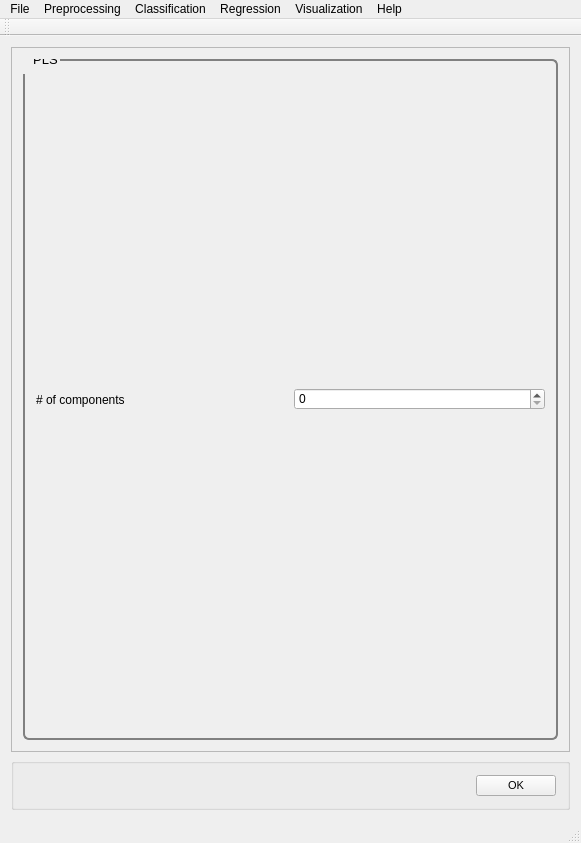
<?xml version="1.0" encoding="UTF-8"?>
<ui version="4.0">
 <class>MainWindow</class>
 <widget class="QMainWindow" name="MainWindow">
  <property name="geometry">
   <rect>
    <x>0</x>
    <y>0</y>
    <width>581</width>
    <height>843</height>
   </rect>
  </property>
  <property name="windowTitle">
   <string>PYSAT</string>
  </property>
  <widget class="QWidget" name="centralWidget">
   <layout class="QVBoxLayout" name="verticalLayout_9">
    <item>
     <widget class="QScrollArea" name="scrollArea">
      <property name="widgetResizable">
       <bool>true</bool>
      </property>
      <widget class="QWidget" name="scrollAreaWidgetContents_2">
       <property name="geometry">
        <rect>
         <x>0</x>
         <y>0</y>
         <width>561</width>
         <height>721</height>
        </rect>
       </property>
       <property name="font">
        <font>
         <pointsize>8</pointsize>
        </font>
       </property>
       <property name="styleSheet">
        <string notr="true">QGroupBox {
  border: 2px solid gray;
  border-radius: 6px;
  margin-top: 0.5em;
}

QGroupBox::title {

  padding-top: -14px;
  padding-left: 8px;
}
</string>
       </property>
       <layout class="QVBoxLayout" name="verticalLayout_8">
        <item>
         <widget class="QGroupBox" name="pls">
          <property name="font">
           <font>
            <pointsize>10</pointsize>
           </font>
          </property>
          <property name="title">
           <string>PLS</string>
          </property>
          <layout class="QHBoxLayout" name="horizontalLayout">
           <item>
            <widget class="QLabel" name="pls_label">
             <property name="text">
              <string># of components</string>
             </property>
            </widget>
           </item>
           <item>
            <widget class="QSpinBox" name="pls_spinbox"/>
           </item>
          </layout>
         </widget>
        </item>
       </layout>
      </widget>
     </widget>
    </item>
    <item>
     <widget class="QGroupBox" name="OK">
      <layout class="QHBoxLayout" name="ok">
       <item>
        <spacer name="horizontalSpacer_5">
         <property name="orientation">
          <enum>Qt::Horizontal</enum>
         </property>
         <property name="sizeHint" stdset="0">
          <size>
           <width>40</width>
           <height>20</height>
          </size>
         </property>
        </spacer>
       </item>
       <item>
        <widget class="QPushButton" name="okButton">
         <property name="font">
          <font>
           <pointsize>8</pointsize>
          </font>
         </property>
         <property name="mouseTracking">
          <bool>false</bool>
         </property>
         <property name="text">
          <string>OK</string>
         </property>
        </widget>
       </item>
      </layout>
     </widget>
    </item>
   </layout>
  </widget>
  <widget class="QToolBar" name="mainToolBar">
   <attribute name="toolBarArea">
    <enum>TopToolBarArea</enum>
   </attribute>
   <attribute name="toolBarBreak">
    <bool>false</bool>
   </attribute>
  </widget>
  <widget class="QStatusBar" name="statusBar"/>
  <widget class="QMenuBar" name="menuBar">
   <property name="geometry">
    <rect>
     <x>0</x>
     <y>0</y>
     <width>581</width>
     <height>21</height>
    </rect>
   </property>
   <widget class="QMenu" name="menuFile">
    <property name="title">
     <string>File</string>
    </property>
    <addaction name="actionLoad_Refence_Data"/>
    <addaction name="actionLoad_Unknown_Data"/>
    <addaction name="actionSet_output_location"/>
    <addaction name="separator"/>
    <addaction name="actionSave_Current_Plots"/>
    <addaction name="actionSave_Current_Data"/>
    <addaction name="separator"/>
    <addaction name="actionCreate_New_Workflow"/>
    <addaction name="actionSave_Current_Workflow"/>
    <addaction name="separator"/>
    <addaction name="actionExit"/>
   </widget>
   <widget class="QMenu" name="menuPreprocessing">
    <property name="title">
     <string>Preprocessing</string>
    </property>
    <widget class="QMenu" name="menuBaseline_Removal">
     <property name="title">
      <string>Baseline Removal</string>
     </property>
     <addaction name="actionALS"/>
     <addaction name="actionDietrich"/>
     <addaction name="actionPolyFit"/>
     <addaction name="actionAirPLS"/>
     <addaction name="actionFABC"/>
     <addaction name="actionKK"/>
     <addaction name="actionMario"/>
     <addaction name="actionMedian"/>
     <addaction name="actionRubberband"/>
     <addaction name="actionUndecimated_Wavelet"/>
    </widget>
    <widget class="QMenu" name="menuCalibration_Transfer">
     <property name="title">
      <string>Calibration Transfer</string>
     </property>
     <addaction name="actionRatio"/>
     <addaction name="actionTommy_s_Methgod"/>
     <addaction name="actionPiecewise_Direct_Standardization"/>
     <addaction name="actionOthers_3"/>
    </widget>
    <addaction name="actionNormalization"/>
    <addaction name="actionNoise_Reduction"/>
    <addaction name="actionApply_Mask"/>
    <addaction name="actionInterpolate"/>
    <addaction name="actionInstrument_Response"/>
    <addaction name="menuBaseline_Removal"/>
    <addaction name="menuCalibration_Transfer"/>
    <addaction name="actionICA_2"/>
    <addaction name="actionPCA_2"/>
   </widget>
   <widget class="QMenu" name="menuRegression">
    <property name="title">
     <string>Regression</string>
    </property>
    <addaction name="actionCross_Validation"/>
    <addaction name="actionTrain"/>
    <addaction name="actionPredict"/>
    <addaction name="actionCreate_N_Folds"/>
    <addaction name="actionCreate_Test_Folds"/>
    <addaction name="actionSubmodel_Ranges"/>
   </widget>
   <widget class="QMenu" name="menuHelp">
    <property name="title">
     <string>Help</string>
    </property>
    <addaction name="actionIndex"/>
    <addaction name="actionContent_2"/>
    <addaction name="separator"/>
    <addaction name="actionAbout"/>
    <addaction name="actionAbout_QtCreator"/>
   </widget>
   <widget class="QMenu" name="menuClassification">
    <property name="title">
     <string>Classification</string>
    </property>
    <widget class="QMenu" name="menuSupervised">
     <property name="title">
      <string>Supervised</string>
     </property>
     <addaction name="actionPLS_DA"/>
     <addaction name="actionSIMCA"/>
    </widget>
    <widget class="QMenu" name="menuClustering">
     <property name="title">
      <string>Clustering</string>
     </property>
     <addaction name="actionK_means"/>
     <addaction name="actionHierarchical_2"/>
    </widget>
    <addaction name="menuSupervised"/>
    <addaction name="menuClustering"/>
   </widget>
   <widget class="QMenu" name="menuVisualization">
    <property name="title">
     <string>Visualization</string>
    </property>
    <addaction name="actionLine_Plot"/>
    <addaction name="action1_to_1_Plot"/>
    <addaction name="actionScatter_Plot"/>
   </widget>
   <addaction name="menuFile"/>
   <addaction name="menuPreprocessing"/>
   <addaction name="menuClassification"/>
   <addaction name="menuRegression"/>
   <addaction name="menuVisualization"/>
   <addaction name="menuHelp"/>
  </widget>
  <action name="actionLoad_Refence_Data">
   <property name="text">
    <string>Load Refence Data</string>
   </property>
  </action>
  <action name="actionLoad_Unknown_Data">
   <property name="text">
    <string>Load Unknown Data</string>
   </property>
  </action>
  <action name="actionSave_Current_Workflow">
   <property name="text">
    <string>Save Current Workflow</string>
   </property>
  </action>
  <action name="actionSave_Current_Plots">
   <property name="text">
    <string>Save Current Plots</string>
   </property>
  </action>
  <action name="actionSave_Current_Data">
   <property name="text">
    <string>Save Current Data</string>
   </property>
  </action>
  <action name="actionCreate_New_Workflow">
   <property name="text">
    <string>Create New Workflow</string>
   </property>
  </action>
  <action name="actionNoise_Reduction">
   <property name="text">
    <string>Noise Reduction</string>
   </property>
  </action>
  <action name="actionApply_Mask">
   <property name="text">
    <string>Apply Mask</string>
   </property>
  </action>
  <action name="actionInterpolate">
   <property name="text">
    <string>Interpolate (unknown to known)</string>
   </property>
  </action>
  <action name="actionInstrument_Response">
   <property name="text">
    <string>Instrument Response</string>
   </property>
  </action>
  <action name="actionALS">
   <property name="text">
    <string>ALS</string>
   </property>
  </action>
  <action name="actionDietrich">
   <property name="text">
    <string>Dietrich</string>
   </property>
  </action>
  <action name="actionPolyFit">
   <property name="text">
    <string>PolyFit</string>
   </property>
  </action>
  <action name="actionAirPLS">
   <property name="text">
    <string>AirPLS</string>
   </property>
  </action>
  <action name="actionFABC">
   <property name="text">
    <string>FABC</string>
   </property>
  </action>
  <action name="actionKK">
   <property name="text">
    <string>KK</string>
   </property>
  </action>
  <action name="actionMario">
   <property name="text">
    <string>Mario</string>
   </property>
  </action>
  <action name="actionMedian">
   <property name="text">
    <string>Median</string>
   </property>
  </action>
  <action name="actionRubberband">
   <property name="text">
    <string>Rubberband</string>
   </property>
  </action>
  <action name="actionUndecimated_Wavelet">
   <property name="text">
    <string>Undecimated Wavelet</string>
   </property>
  </action>
  <action name="actionRatio">
   <property name="text">
    <string>Ratio</string>
   </property>
  </action>
  <action name="actionTommy_s_Methgod">
   <property name="text">
    <string>Tommy's Method</string>
   </property>
  </action>
  <action name="actionPiecewise_Direct_Standardization">
   <property name="text">
    <string>Piecewise Direct Standardization</string>
   </property>
  </action>
  <action name="actionPCA">
   <property name="text">
    <string>PCA</string>
   </property>
  </action>
  <action name="actionICA">
   <property name="text">
    <string>ICA</string>
   </property>
  </action>
  <action name="actionK_Means">
   <property name="text">
    <string>K-Means</string>
   </property>
  </action>
  <action name="actionHierarchical">
   <property name="text">
    <string>Hierarchical</string>
   </property>
  </action>
  <action name="actionOthers">
   <property name="text">
    <string>Others...</string>
   </property>
  </action>
  <action name="actionOthers_2">
   <property name="text">
    <string>Others...</string>
   </property>
  </action>
  <action name="actionOthers_3">
   <property name="text">
    <string>Others...</string>
   </property>
  </action>
  <action name="actionPLS">
   <property name="text">
    <string>PLS</string>
   </property>
  </action>
  <action name="actionSM_PLS">
   <property name="text">
    <string>SM-PLS</string>
   </property>
  </action>
  <action name="actionICA_Regression">
   <property name="text">
    <string>ICA Regression</string>
   </property>
  </action>
  <action name="actionGaussian_Process">
   <property name="text">
    <string>Gaussian Process</string>
   </property>
  </action>
  <action name="actionMLP">
   <property name="text">
    <string>MLP</string>
   </property>
  </action>
  <action name="actionSVM">
   <property name="text">
    <string>SVM</string>
   </property>
  </action>
  <action name="actionOthers_4">
   <property name="text">
    <string>Others...</string>
   </property>
  </action>
  <action name="actionOthers_5">
   <property name="text">
    <string>Others...</string>
   </property>
  </action>
  <action name="actionIndex">
   <property name="text">
    <string>Index</string>
   </property>
  </action>
  <action name="actionContent_2">
   <property name="text">
    <string>Content</string>
   </property>
  </action>
  <action name="actionAbout">
   <property name="text">
    <string>About...</string>
   </property>
  </action>
  <action name="actionAbout_QtCreator">
   <property name="text">
    <string>About Qt...</string>
   </property>
  </action>
  <action name="actionExit">
   <property name="text">
    <string>Exit</string>
   </property>
  </action>
  <action name="actionNormalization">
   <property name="text">
    <string>Normalization</string>
   </property>
  </action>
  <action name="actionICA_2">
   <property name="text">
    <string>ICA</string>
   </property>
  </action>
  <action name="actionPCA_2">
   <property name="text">
    <string>PCA</string>
   </property>
  </action>
  <action name="actionPLS_DA">
   <property name="text">
    <string>PLS-DA</string>
   </property>
  </action>
  <action name="actionSIMCA">
   <property name="text">
    <string>SIMCA</string>
   </property>
  </action>
  <action name="actionK_means">
   <property name="text">
    <string>K-means</string>
   </property>
  </action>
  <action name="actionHierarchical_2">
   <property name="text">
    <string>Hierarchical</string>
   </property>
  </action>
  <action name="actionCross_Validation">
   <property name="text">
    <string>Cross Validation</string>
   </property>
  </action>
  <action name="actionTrain">
   <property name="text">
    <string>Train</string>
   </property>
  </action>
  <action name="actionPredict">
   <property name="text">
    <string>Predict</string>
   </property>
  </action>
  <action name="actionLine_Plot">
   <property name="text">
    <string>Line Plot</string>
   </property>
  </action>
  <action name="action1_to_1_Plot">
   <property name="text">
    <string>1 to 1 Plot</string>
   </property>
  </action>
  <action name="actionScatter_Plot">
   <property name="text">
    <string>Scatter Plot</string>
   </property>
  </action>
  <action name="actionSet_output_location">
   <property name="text">
    <string>Output Location</string>
   </property>
  </action>
  <action name="actionCreate_N_Folds">
   <property name="text">
    <string>Create N Folds</string>
   </property>
  </action>
  <action name="actionCreate_Test_Folds">
   <property name="text">
    <string>Create Test Folds</string>
   </property>
  </action>
  <action name="actionSubmodel_Ranges">
   <property name="text">
    <string>Submodel Ranges</string>
   </property>
  </action>
 </widget>
 <layoutdefault spacing="6" margin="11"/>
 <resources/>
 <connections/>
</ui>
